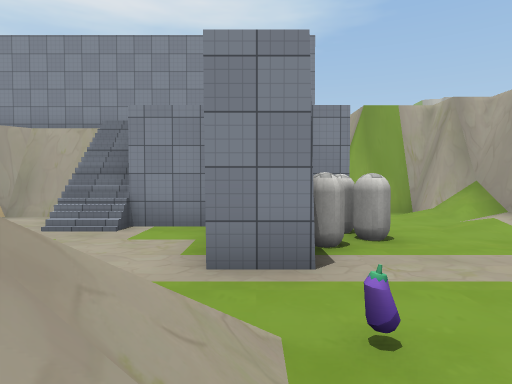
View 1 (above)

24 first-person views from a walk through a 3-D level made in the Unity game engine. The camera is 1.4 m above the floor, tilts 2° down and sees 75° across. The floor is counted in squares, 2 m on a side. Each view is taken from the middle of a square. On the plan, view 1 faces up. The plan holds only what a view shows up to about 10 squares ahead; the rest is blank. The place goes on beyond the plan. The player is left out. Some surface patterns are stand-ins.

View 2
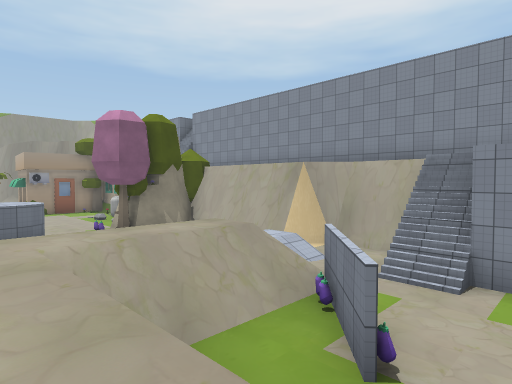

View 3
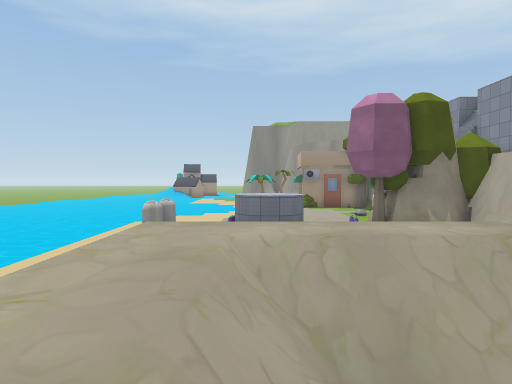

View 4
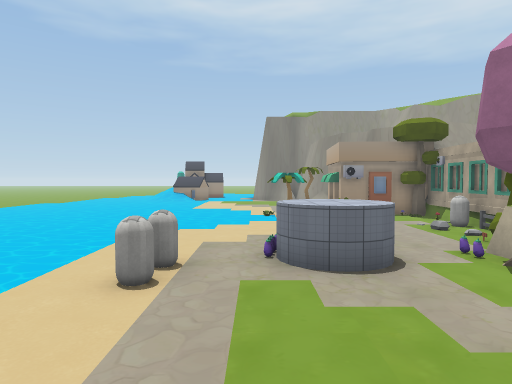

View 5
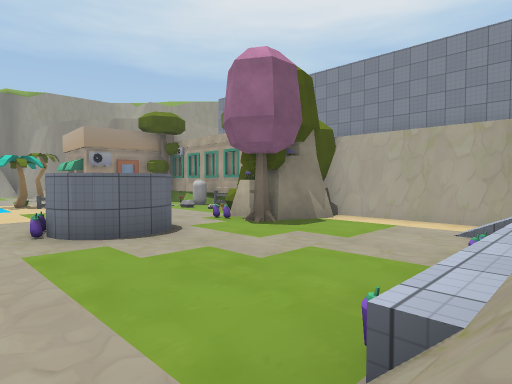

View 6
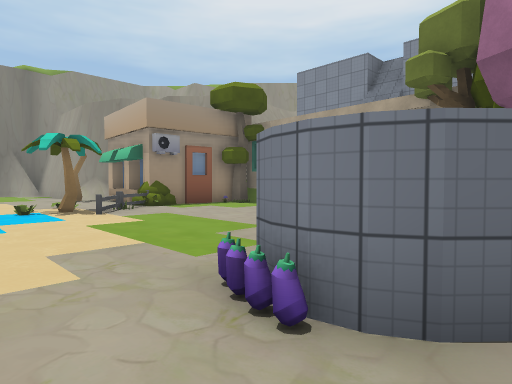

View 7
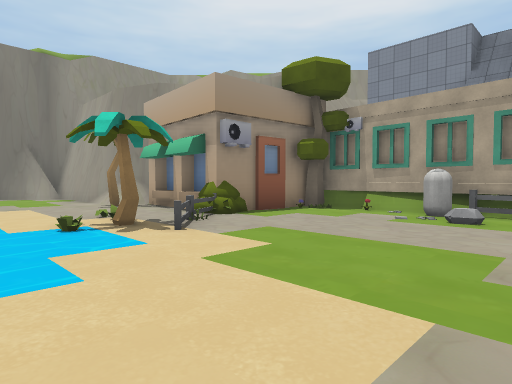

View 8
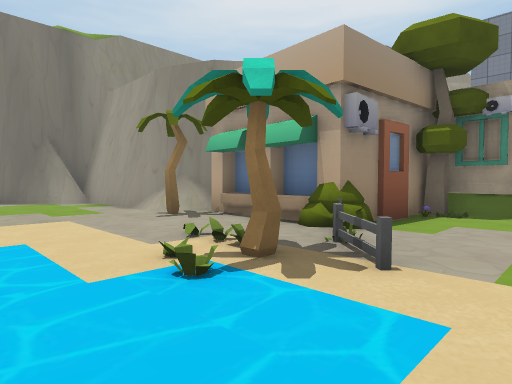

View 9
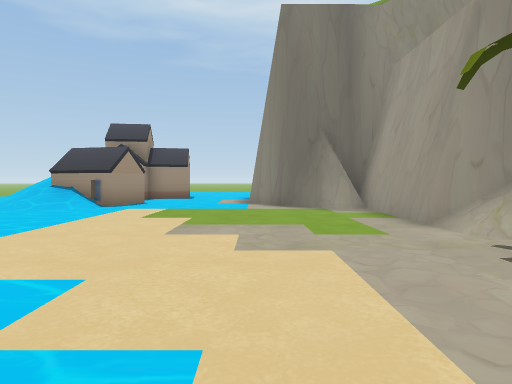

View 10
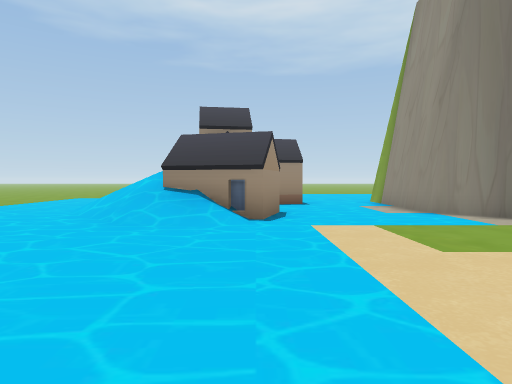

View 11
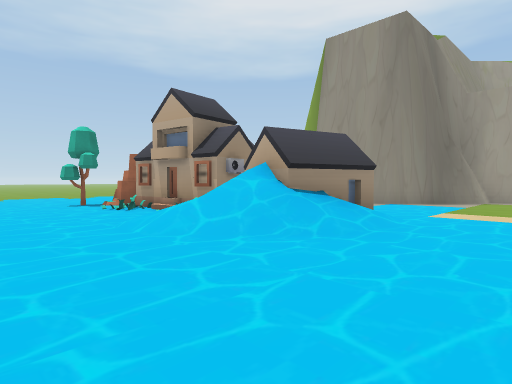

View 12
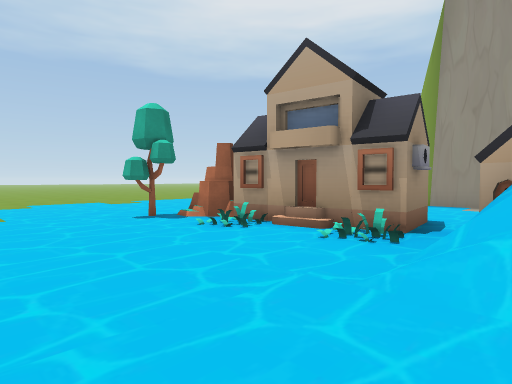

View 13
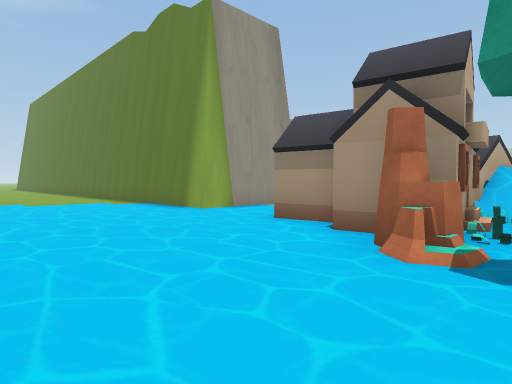

View 14
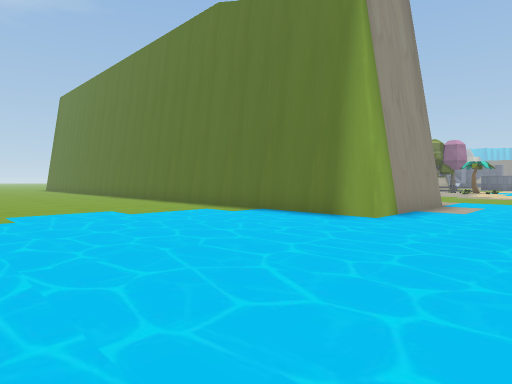

View 15
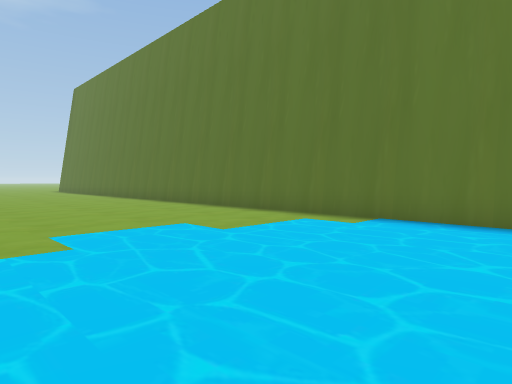

View 16
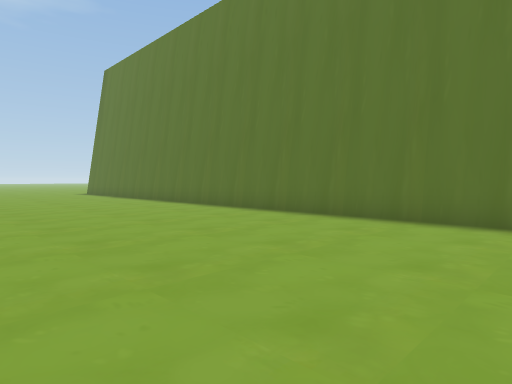

View 17
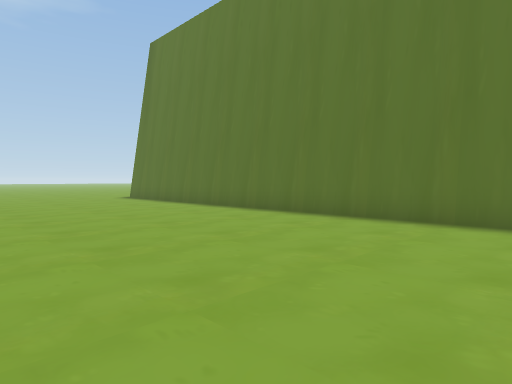

View 18
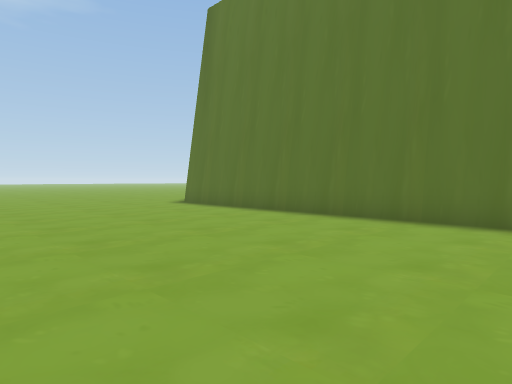

View 19
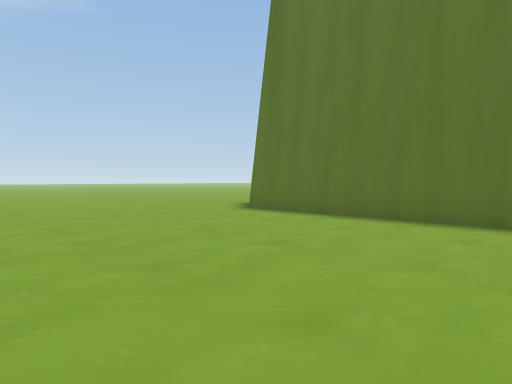

View 20
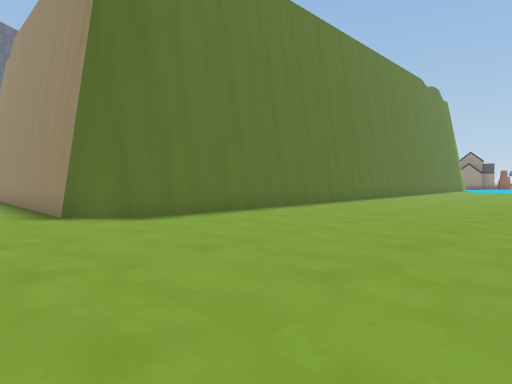

View 21
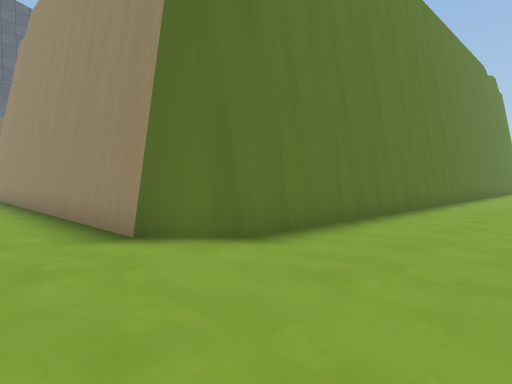

View 22
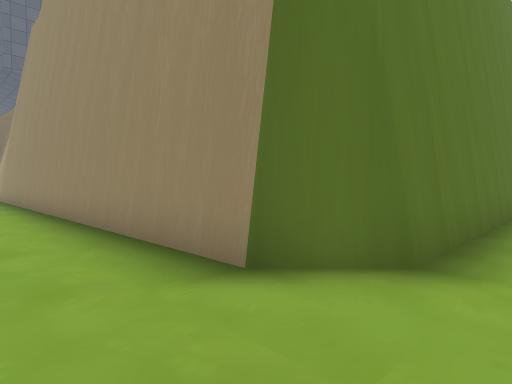

View 23
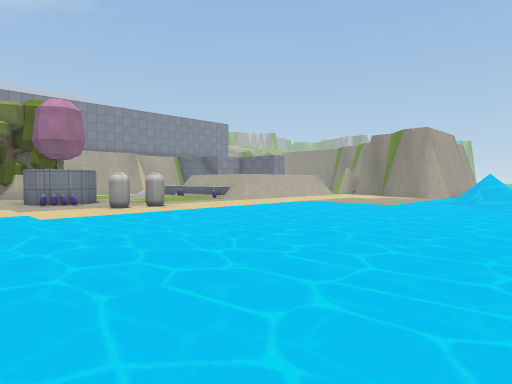

View 24
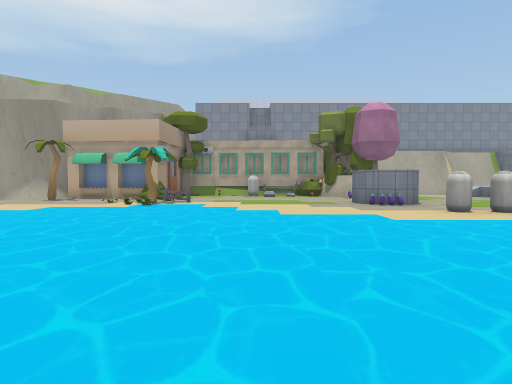

### Floor plan
Key: @ floor where view 1 was taken; # wall or solid block; . main floor; : floor 2 m higher than the main floor; + floor 5.25 m higher than the main floor; / step, stairs or slope; = window, fence, low wall or low ledge; O other object.
Columns run from 40 left of view 1 to 5 right of it. Each row starts with its distance up from view 1.
 26 ..........
 25 ................
 24 .......###########
 23 ......##
 22 ......#
 21 ......#
 20 ......#
 19 ......#
 18 ......#
 17 ......#
 16 ......#
 15 ......#
 14 ......#
 13 ......#
 12 ......#
 11 ......#
 10 ......#              ####     #########
  9 ......#                 =O                  #
  8 ......#                           ###      .##
  7 ......#             #O++     #####/../     ./#
  6 ......#             OOO.OOOOO .../=/.//. O../
  5 ......#             OO.....OOO...==/.... OO./
  4 ......#        ##OOOO.......OO...=#/OO.. O..
  3 ......#    #####=O..OOO..........O/:/#O.#...
  2 ......#    #.........OO.... ##..../:/....O.
  1 ......#   ##.........O.....###...O/://///.
  0 ......#####................OO...../::::/@
 -1 ................................. /
 -2 .............................O...
 -3 ......OO.......... ...............
 -4  .....OOO.OO......  ..............
 -5  ....OOOO#OO.....    ..............
 -6 ....OOO.O///....     ...............
 -7 ....O....///...       ..............=
 -8 .........//....        .............=
 -9 ...............         ............
-10       .........          .....

Where each view was taken, in squares from view 1:
view 1: 0 up, 0 right, facing up
view 2: 0 up, 1 left, facing up-left
view 3: 1 up, 2 left, facing left
view 4: 0 up, 6 left, facing left
view 5: 1 down, 6 left, facing up-left
view 6: 1 down, 11 left, facing up-left
view 7: 1 down, 14 left, facing up-left
view 8: 1 down, 17 left, facing up-left
view 9: 0 up, 20 left, facing left
view 10: 4 down, 23 left, facing left
view 11: 10 down, 26 left, facing up-left
view 12: 10 down, 30 left, facing up-left
view 13: 7 down, 39 left, facing up-right
view 14: 3 down, 40 left, facing up-right
view 15: 0 up, 40 left, facing up-right
view 16: 5 up, 40 left, facing up-right
view 17: 10 up, 40 left, facing up-right
view 18: 14 up, 40 left, facing up-right
view 19: 17 up, 40 left, facing up-right
view 20: 26 up, 40 left, facing down-right
view 21: 26 up, 37 left, facing down-right
view 22: 26 up, 35 left, facing down-right
view 23: 10 down, 15 left, facing up-right
view 24: 9 down, 16 left, facing up
